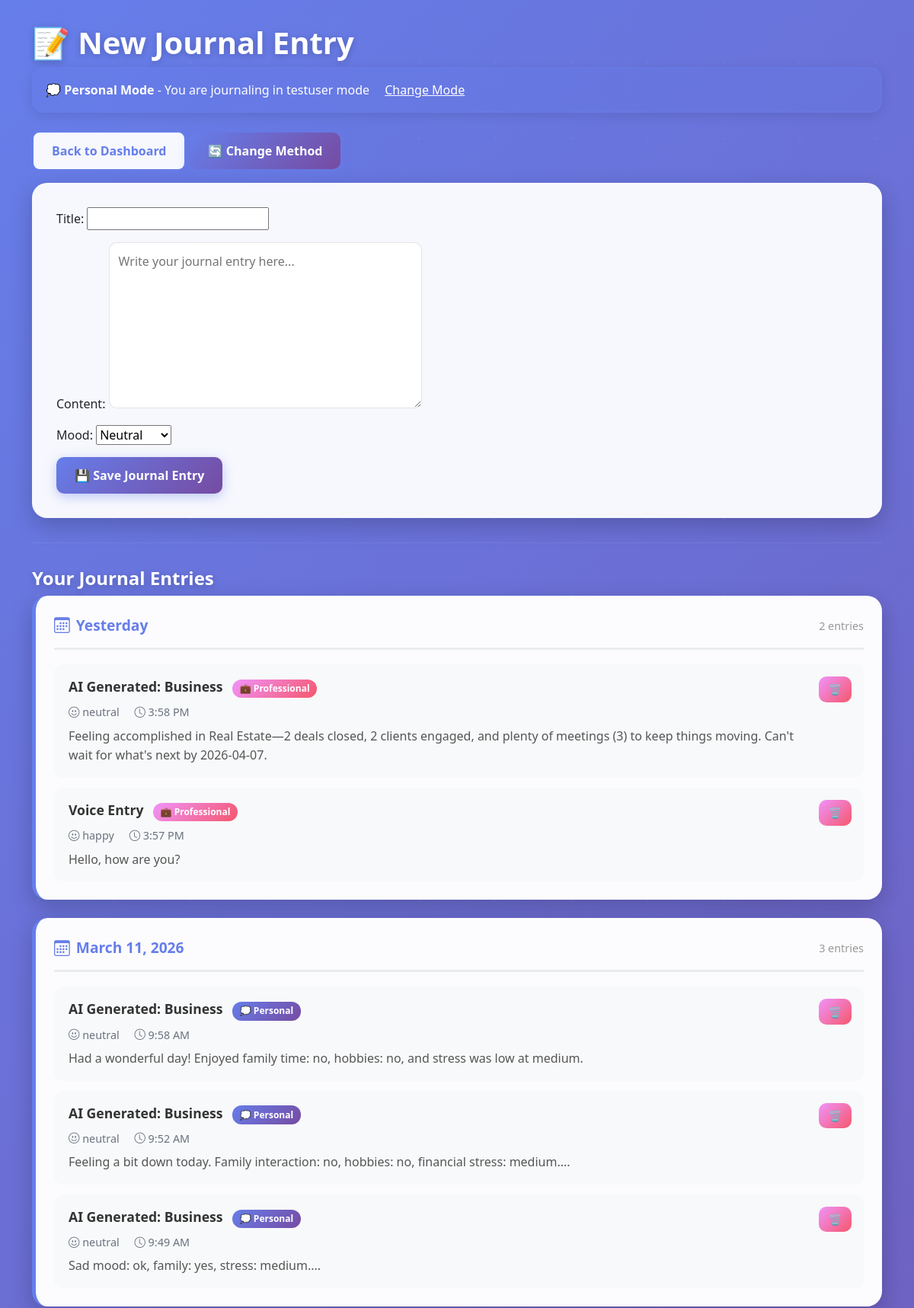
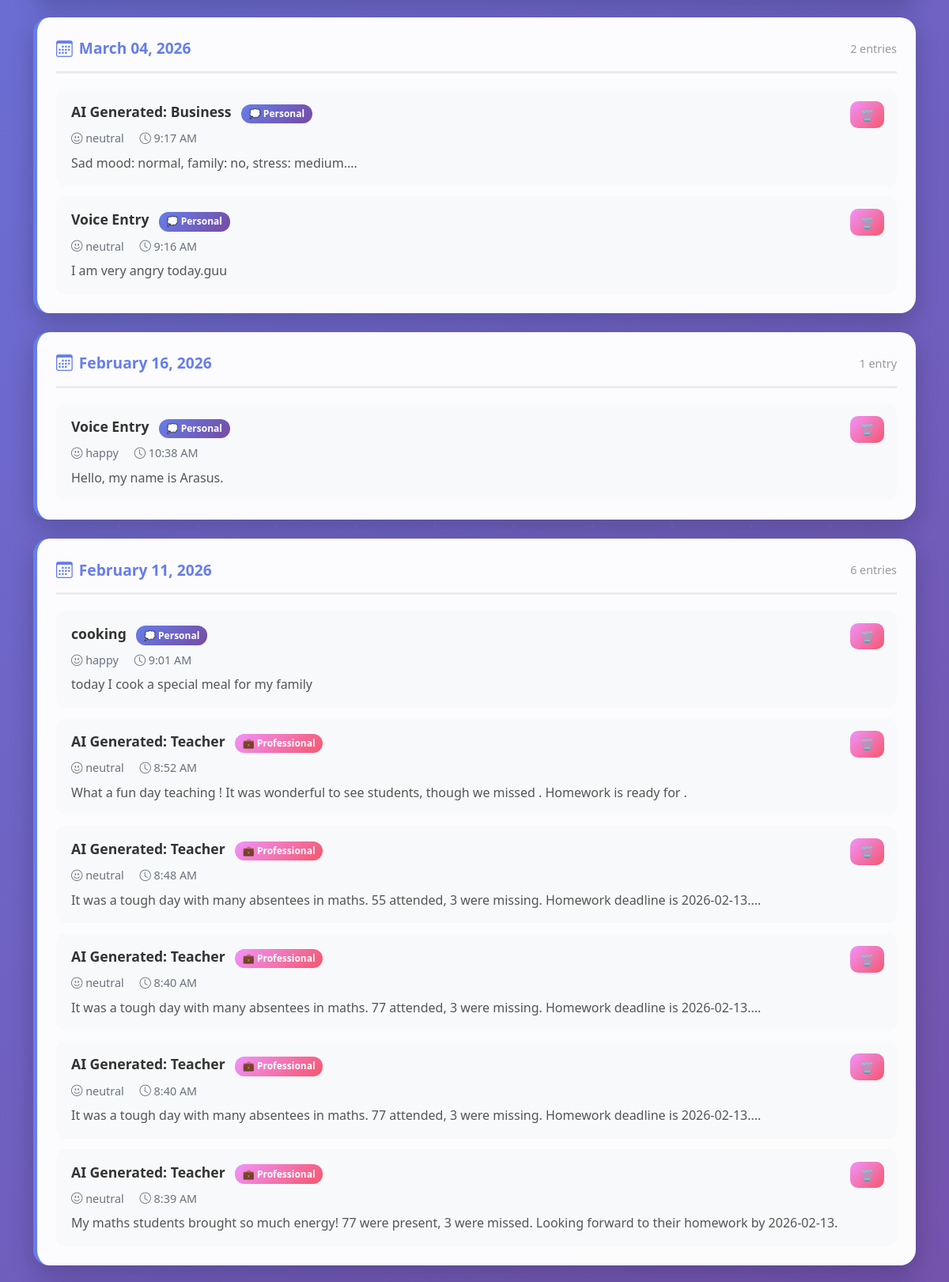
The page /journal/ (signed in, upper part) on the database its author committed (2 pictures, top to bottom).
### dashboard/models.py (models this page shows, shortened)
class JournalEntry(models.Model):
    MODES = [
        ('personal', 'Personal'),
        ('professional', 'Professional')
    ]
    MOOD_CHOICES = [
        ('happy', 'Happy'),
        ('optimistic', 'Optimistic'),
        ('neutral', 'Neutral'),
        ('sad', 'Sad'),
        ('angry', 'Angry'),
        ('anxious', 'Anxious'),
    ]
    user = models.ForeignKey(User, on_delete=models.CASCADE, null=True, blank=True)
    title = models.CharField(max_length=100)
    content = models.TextField()
    mood = models.CharField(
        max_length=20,
        choices=MOOD_CHOICES,
        default='neutral'
    )
    mood_confidence = models.FloatField(default=0.0)
    mode = models.CharField(
        max_length=20,
        choices=MODES,
        default='personal'
    )
    is_voice_entry = models.BooleanField(default=False)
    voice_transcript = models.TextField(blank=True, null=True)
    sentiment_polarity = models.FloatField(default=0.0)
    detected_emotions = models.JSONField(default=list, blank=True)
    created_at = models.DateTimeField(default=timezone.now)
    class Meta:
        ordering = ['-created_at']

### dashboard/views.py (the view)
# urls.py: path('journal/', views.journal, name='journal'),
@login_required
def journal(request):
    from collections import defaultdict
    from datetime import date
    journal_mode = request.session.get('user_mode', 'personal')
    saved = request.GET.get('saved')
    if request.method == 'POST':
        form = JournalEntryForm(request.POST)
        if form.is_valid():
            entry = form.save(commit=False)
            entry.user = request.user
            entry.mode = journal_mode
            entry.save()
            return redirect(f"{reverse('journal')}?saved=1")
    else:
        form = JournalEntryForm()
    all_entries = JournalEntry.objects.filter(user=request.user).order_by('-created_at')
    entries_by_date = defaultdict(list)
    for entry in all_entries:
        entry_date = entry.created_at.date()
        entries_by_date[entry_date].append(entry)
    grouped_entries = sorted(entries_by_date.items(), key=lambda x: x[0], reverse=True)
    today = date.today()
    from datetime import timedelta
    yesterday = today - timedelta(days=1)
    date_labels = []
    for entry_date, entries in grouped_entries:
        if entry_date == today:
            label = "Today"
        elif entry_date == yesterday:
            label = "Yesterday"
        else:
            label = entry_date.strftime("%B %d, %Y")
        date_labels.append((label, entry_date, entries))
    return render(request, 'dashboard/journal.html', {
        'form': form,
        'grouped_entries': date_labels,
        'saved': saved,
        'journal_mode': journal_mode,
    })

### dashboard/forms.py
class JournalEntryForm(forms.ModelForm):
    class Meta:
        model = JournalEntry
        fields = ['title', 'content', 'mood']
        widgets = {
            'content': forms.Textarea(attrs={'rows': 8, 'placeholder': 'Write your journal entry here...'}),
        }

### dashboard/context_processors.py (called while the page is built, shortened)
def notifications(request):
    if request.user.is_authenticated:
        now = timezone.now()
        pending_tasks = Task.objects.filter(
            user=request.user,
            completed=False
        ).order_by('due_date')[:10]  # Limit to 10 most urgent
        overdue_tasks = []
        upcoming_tasks = []
        for task in pending_tasks:
            if task.due_date < now:
                overdue_tasks.append(task)
            else:
                upcoming_tasks.append(task)
        notification_count = len(pending_tasks)
        return {
            'notification_count': notification_count,
            'overdue_tasks': overdue_tasks,
            'upcoming_tasks': upcoming_tasks,
            'has_overdue': len(overdue_tasks) > 0,
        }

### dashboard/templates/dashboard/journal.html (shortened to what this page needs)
<!DOCTYPE html>
<html>
<head>
    <link rel="stylesheet" href="https://cdn.jsdelivr.net/npm/bootstrap@5.3.0/dist/css/bootstrap.min.css">
    <link rel="stylesheet" href="https://cdn.jsdelivr.net/npm/bootstrap-icons@1.11.0/font/bootstrap-icons.css">
</head>
<body>
    <div class="container">
        <h1>📝 New Journal Entry</h1>
        {% if journal_mode %}
            <div class="alert alert-info" style="background: rgba(102, 126, 234, 0.2); border: 2px solid rgba(102, 126, 234, 0.4); color: white; margin-bottom: 1.5rem;">
                <strong>
                    {% if journal_mode == 'professional' %}
                        💼 Professional Mode
                    {% else %}
                        💭 Personal Mode
                    {% endif %}
                </strong> - You are journaling in {{ journal_mode }} mode
                <a href="{% url 'select_mode' %}" style="color: white; text-decoration: underline; margin-left: 1rem;">Change Mode</a>
            </div>
        {% endif %}
        <div class="mb-3">
            <a href="{% url 'dashboard' %}" class="btn btn-secondary">Back to Dashboard</a>
            <a href="{% url 'journal_method_select' %}" class="btn btn-primary">🔄 Change Method</a>
        </div>
        <form method="post" id="journalForm">
            <div class="mb-3">
                {{ form.title.label_tag }}
                {{ form.title }}
            </div>
            <div class="mb-3">
                {{ form.content.label_tag }}
                {{ form.content }}
            </div>
            <div class="mb-3">
                {{ form.mood.label_tag }}
                {{ form.mood }}
            </div>
            <button type="submit" class="btn btn-primary">💾 Save Journal Entry</button>
        </form>
        <hr />
        <h4>Your Journal Entries</h4>
        {% if grouped_entries %}
            {% for date_label, entry_date, entries in grouped_entries %}
                <div class="date-group-frame">
                    <div class="date-group-header">
                        <i class="bi bi-calendar3" style="font-size: 1.3rem;"></i>
                        {{ date_label }}
                        <span style="font-size: 0.9rem; font-weight: 500; color: #999; margin-left: auto;">
                            {{ entries|length }} entr{{ entries|length|pluralize:"y,ies" }}
                        </span>
                    </div>
                    {% for entry in entries %}
                        <div class="entry-in-frame">
                            <div style="display: flex; justify-content: space-between; align-items: start;">
                                <div style="flex: 1;">
                                    <div class="entry-title">
                                        {{ entry.title }}
                                        {% if entry.mode == 'professional' %}
                                            <span class="mode-badge mode-professional">💼 Professional</span>
                                        {% else %}
                                            <span class="mode-badge mode-personal">💭 Personal</span>
                                        {% endif %}
                                    </div>
                                    <div class="entry-meta">
                                        <i class="bi bi-emoji-smile"></i> {{ entry.mood }}
                                        <i class="bi bi-clock" style="margin-left: 1rem;"></i> {{ entry.created_at|time:"g:i A" }}
                                    </div>
                                    <div class="entry-content">{{ entry.content|linebreaksbr }}</div>
                                </div>
                                <div>
                                    <a href="{% url 'delete_entry' entry.id %}"
                                       class="btn btn-danger btn-sm"
                                       onclick="return confirm('Are you sure you want to delete this entry?')"
                                       style="background: linear-gradient(135deg, #f093fb 0%, #f5576c 100%); border: none; padding: 0.4rem 0.8rem;">
                                        🗑️
                                    </a>
                                </div>
                            </div>
                        </div>
                    {% endfor %}
                </div>
            {% endfor %}
        {% else %}
            <p style="color: rgba(255,255,255,0.8);">No entries yet. Start journaling today!</p>
        {% endif %}
    </div>
</body>
</html>

### dashboard/templates/dashboard/journal.html (style rules this page uses)
:root { --primary: #667eea; --success: #22c55e; --danger: #ef4444; --muted: #6b7280; }
body { min-height: 100vh; margin: 0; background: linear-gradient(135deg, #667eea 0%, #764ba2 100%); font-family: 'Segoe UI', Tahoma, Geneva, Verdana, sans-serif; position: relative; overflow-x: hidden; }
body::before { content: ''; position: absolute; top: 0; left: 0; right: 0; bottom: 0; opacity: 0.3; z-index: 0; }
.container { margin-top: 2rem; position: relative; z-index: 1; }
h1, h4, h5 { color: #ffffff; text-shadow: 0 2px 10px rgba(0,0,0,0.2); font-weight: 700; }
.alert { border-radius: 15px; box-shadow: 0 4px 15px rgba(0,0,0,0.1); }
form, .card, .voice-card { background: rgba(255,255,255,0.95); border-radius: 20px; padding: 2rem; box-shadow: 0 10px 30px rgba(0,0,0,0.2); border: none; margin-bottom: 1.5rem; }
.form-control, .form-select, textarea { border-radius: 10px; border: 1px solid rgba(0,0,0,0.1); padding: 0.75rem; }
.btn { border-radius: 10px; padding: 0.75rem 1.5rem; font-weight: 600; transition: all 0.3s ease; border: none; }
.btn-primary, .btn-success { background: linear-gradient(135deg, #667eea 0%, #764ba2 100%); box-shadow: 0 4px 15px rgba(102, 126, 234, 0.4); }
.btn-secondary { background: rgba(255,255,255,0.95); color: #667eea; border: 2px solid #667eea; }
.btn-danger { background: linear-gradient(135deg, #f093fb 0%, #f5576c 100%); border: none; transition: all 0.3s ease; }
hr { border-color: rgba(255,255,255,0.3); margin: 2rem 0; }
.date-group-frame { background: rgba(255,255,255,0.98); border-radius: 20px; padding: 1.5rem; margin-bottom: 1.5rem; box-shadow: 0 10px 30px rgba(0,0,0,0.2); border-left: 5px solid #667eea; }
.date-group-header { font-size: 1.2rem; font-weight: 700; color: #667eea; margin-bottom: 1.2rem; padding-bottom: 0.8rem; border-bottom: 3px solid #e9ecef; display: flex; align-items: center; gap: 0.5rem; }
.entry-in-frame { padding: 1rem; border-radius: 12px; background: #f8f9fa; margin-bottom: 0.8rem; transition: all 0.3s ease; border-left: 3px solid transparent; }
.entry-in-frame:last-child { margin-bottom: 0; }
.entry-title { color: #333; font-size: 1.1rem; font-weight: 600; margin-bottom: 0.5rem; }
.entry-meta { color: #6b7280; font-size: 0.9rem; margin-bottom: 0.5rem; }
.entry-content { color: #555; line-height: 1.6; margin-top: 0.5rem; }
.mode-badge { display: inline-block; padding: 0.2rem 0.6rem; border-radius: 12px; font-size: 0.75rem; font-weight: 600; margin-left: 0.5rem; }
.mode-professional { background: linear-gradient(135deg, #f093fb, #f5576c); color: white; }
.mode-personal { background: linear-gradient(135deg, #667eea, #764ba2); color: white; }

### rows shown on the page
JournalEntry: date_label "Yesterday", entries "2", title "AI Generated: Business", mode "💼 Professional", mood "neutral", created_at "3:58 PM", content "Feeling accomplished in Real Estate—2 deals closed, 2 clients engaged, and plenty of meetings (3) to keep things moving. Can't wait for what's next by 2026-04-07."
JournalEntry: title "Voice Entry", mode "💼 Professional", mood "happy", created_at "3:57 PM", content "Hello, how are you?"
JournalEntry: created_at "March 11, 2026", entries "3", title "AI Generated: Business", mode "💭 Personal", mood "neutral", created_at "9:58 AM", content "Had a wonderful day! Enjoyed family time: no, hobbies: no, and stress was low at medium."
JournalEntry: title "AI Generated: Business", mode "💭 Personal", mood "neutral", created_at "9:52 AM", content "Feeling a bit down today. Family interaction: no, hobbies: no, financial stress: medium...."
JournalEntry: title "AI Generated: Business", mode "💭 Personal", mood "neutral", created_at "9:49 AM", content "Sad mood: ok, family: yes, stress: medium...."
JournalEntry: date_label "March 04, 2026", entries "2", title "AI Generated: Business", mode "💭 Personal", mood "neutral", created_at "9:17 AM", content "Sad mood: normal, family: no, stress: medium...."
JournalEntry: title "Voice Entry", mode "💭 Personal", mood "neutral", created_at "9:16 AM", content "I am very angry today.guu"
JournalEntry: created_at "February 16, 2026", entries "1", title "Voice Entry", mode "💭 Personal", mood "happy", created_at "10:38 AM", content "Hello, my name is Arasus."
JournalEntry: created_at "February 11, 2026", entries "6", title "cooking", mode "💭 Personal", mood "happy", created_at "9:01 AM", content "today I cook a special meal for my family"
JournalEntry: title "AI Generated: Teacher", mode "💼 Professional", mood "neutral", created_at "8:52 AM", content "What a fun day teaching ! It was wonderful to see students, though we missed . Homework is ready for ."
JournalEntry: title "AI Generated: Teacher", mode "💼 Professional", mood "neutral", created_at "8:48 AM", content "It was a tough day with many absentees in maths. 55 attended, 3 were missing. Homework deadline is 2026-02-13...."
JournalEntry: title "AI Generated: Teacher", mode "💼 Professional", mood "neutral", created_at "8:40 AM", content "It was a tough day with many absentees in maths. 77 attended, 3 were missing. Homework deadline is 2026-02-13...."
JournalEntry: title "AI Generated: Teacher", mode "💼 Professional", mood "neutral", created_at "8:40 AM", content "It was a tough day with many absentees in maths. 77 attended, 3 were missing. Homework deadline is 2026-02-13...."
JournalEntry: title "AI Generated: Teacher", mode "💼 Professional", mood "neutral", created_at "8:39 AM", content "My maths students brought so much energy! 77 were present, 3 were missed. Looking forward to their homework by 2026-02-13."

### other values the page prints
{{ journal_mode }} "testuser"
